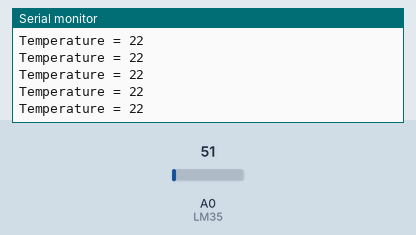
Recording of a sketch running on a simulated Arduino Uno, built with avr-gcc and run on an emulated ATmega328P. On the bench: the last lines printed to the serial monitor. The inputs (shaded band) are chosen by the test bench; at power-on: A0 (LM35) = 51.

Above: at 4.2 s.
4.3 s: A0 (LM35) set to 28
At 5.1 s:
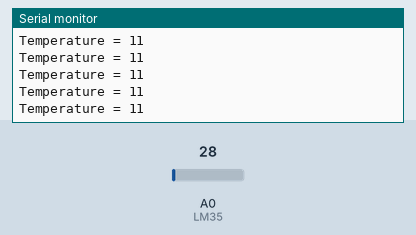
5.8 s: A0 (LM35) set to 22
At 6.5 s:
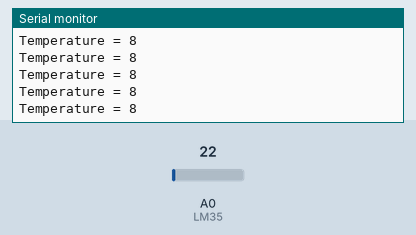
Timing chart, 0 to 8.8 s (numbered marks = the images above; inputs shaded):
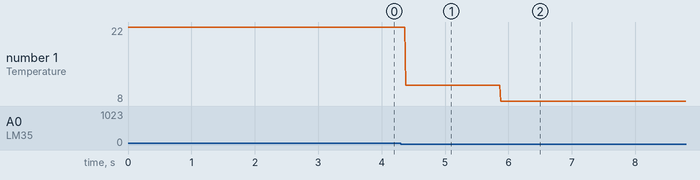

The sketch:

LM35_for_the_Session_s_Slide.ino
```cpp
int LM35 = A0;
int Reading = 0;
int Temperature = 0;

void setup()
{
  Serial.begin(9600);
}

void loop()
{
  Reading = analogRead(LM35);

  Temperature = Reading * (5.0 * 100 / 1024) - 2.5;

  Serial.print("Temperature = ");

  Serial.println(Temperature);
}
```

Measured:
- after the input at 4.3 s, the serial monitor: prints a new line after 0.08 s (image 1)
- after the input at 5.8 s, the serial monitor: prints a new line after 0.08 s (image 2)
- plotted number 1: 22 → 11 after the input at 4.3 s, 11 → 8 after the input at 5.8 s
